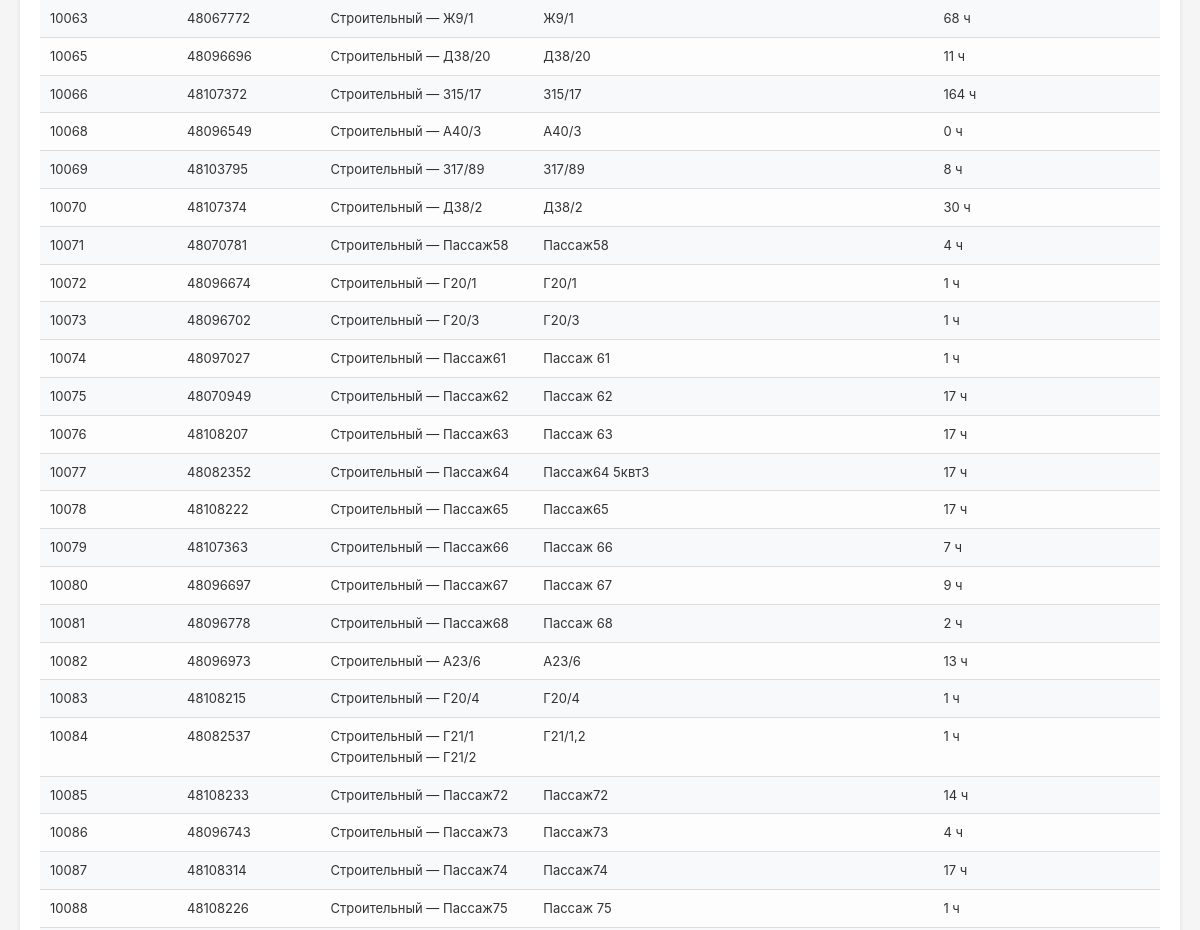
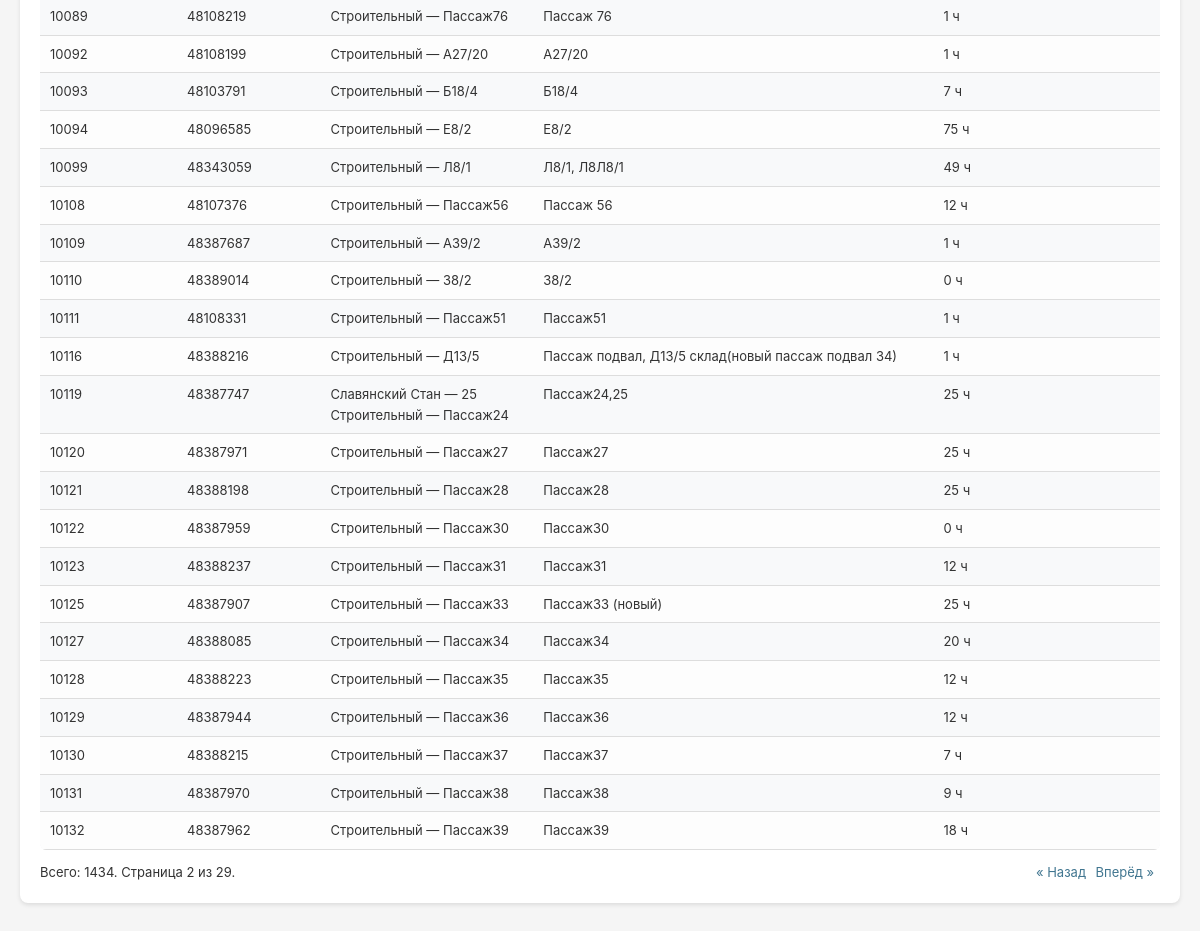
/meters/?page=2 (lower part), run on an earlier commit of the app's database (2 pictures, top to bottom).
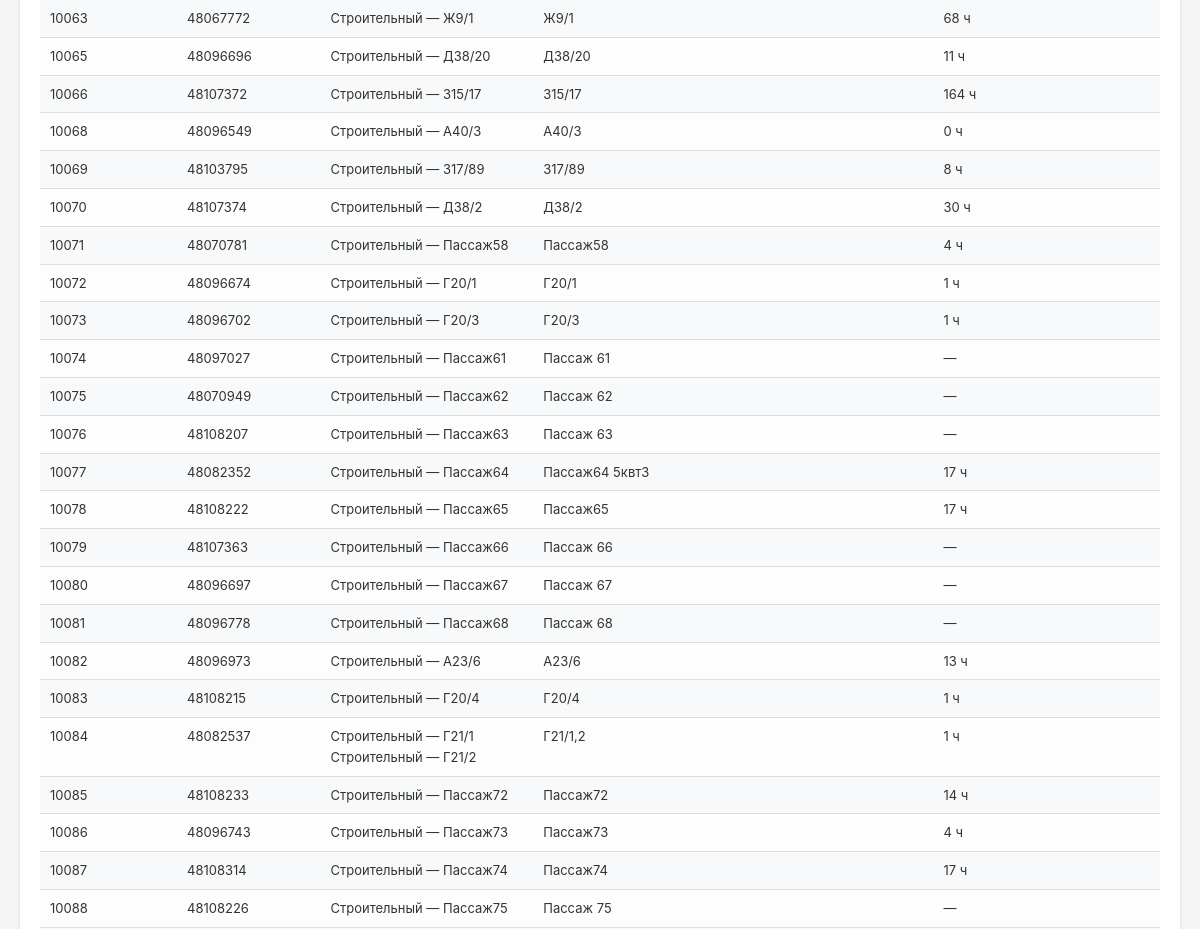
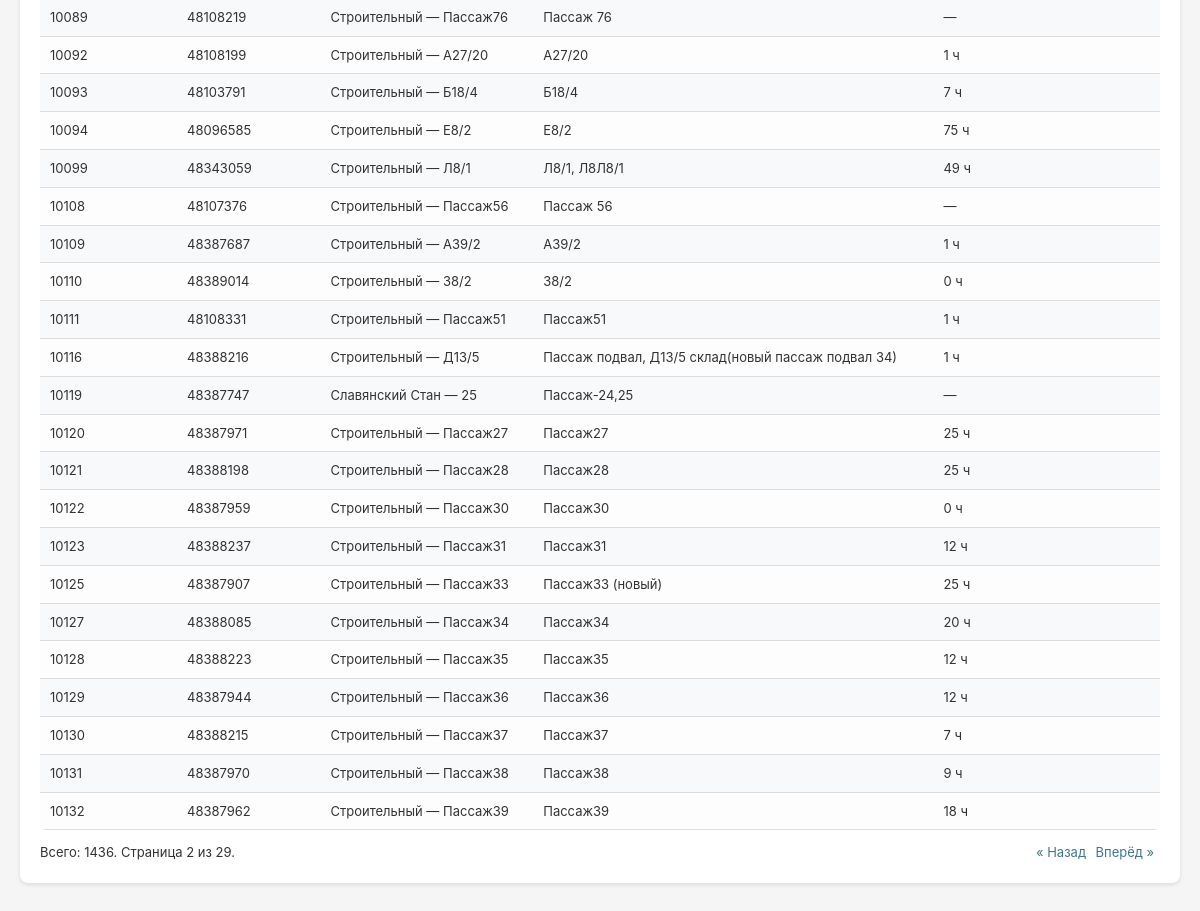
And on a later commit of the database (2 pictures, top to bottom).
### apps/pavilions/models.py (models this page shows, shortened)
class ElectricityMeter(models.Model):
    pavilions = models.ManyToManyField(
        Pavilion,
        verbose_name='Павильоны',
        related_name='electricity_meters',
        blank=True,
        help_text='Павильоны, которые обслуживает этот счетчик'
    )
    electric_shield = models.ForeignKey(
        ElectricShield,
        on_delete=models.SET_NULL,
        null=True,
        blank=True,
        verbose_name='Электрощиток',
        related_name='meters',
        help_text='К какому электрощиту подключён этот счётчик'
    )
    meter_number = models.CharField(
        'Номер счетчика',
        max_length=50,
        db_index=True,
        help_text='Номер по документам'
    )
    serial_number = models.CharField(
        'Серийный номер',
        max_length=100,
        blank=True,
        db_index=True,
        help_text='Серийный номер производителя'
    )
    location = models.CharField(
        'Расположение',
        max_length=200,
        blank=True,
        help_text='Где установлен счетчик'
    )
    last_verified_hours_ago = models.IntegerField(
        'Часов с последней проверки',
        null=True,
        blank=True,
        help_text='Сколько часов прошло с последней проверки'
    )
    comment = models.TextField('Примечания', blank=True)
    created_at = models.DateTimeField('Дата создания записи', auto_now_add=True)
    updated_at = models.DateTimeField('Дата обновления', auto_now=True)
    class Meta:
        verbose_name = 'Счетчик электроэнергии'
        verbose_name_plural = 'Счетчики электроэнергии'
        ordering = ['meter_number']
        constraints = [
            models.UniqueConstraint(
                fields=['meter_number'],
                name='unique_meter_number'
            ),
        ]

class Pavilion(models.Model):
    name = models.CharField('Название павильона', max_length=200)
    building = models.ForeignKey(
        Building,
        on_delete=models.PROTECT,
        verbose_name='Здание/Рынок/Территория',
        related_name='pavilions'
    )
    row = models.CharField('Ряд', max_length=100, blank=True)
    area = models.DecimalField(
        'Площадь (кв.м.)',
        max_digits=8,
        decimal_places=2,
        default=45.00,
        validators=[MinValueValidator(0)]
    )
    STATUS_CHOICES = [
        ('free', 'Свободен'),
        ('rented', 'Арендован'),
        ('reserved', 'Забронирован'),
        ('repair', 'На ремонте'),
    ]
    status = models.CharField(
        'Статус',
        max_length=20,
        choices=STATUS_CHOICES,
        default='free'
    )
    contract = models.ForeignKey(
        Contract,
        on_delete=models.SET_NULL,
        null=True,
        blank=True,
        verbose_name='Договор аренды'
    )
    tenant = models.ForeignKey(
        Tenant,
        on_delete=models.SET_NULL,
        null=True,
        blank=True,
        verbose_name='Арендатор',
        related_name='pavilion'
    )
    product_categories = models.ManyToManyField(
        ProductCategory,
        verbose_name='Категории товаров',
        blank=True
    )
    comment = models.TextField('Комментарий', blank=True)
    created_at = models.DateTimeField('Дата создания', auto_now_add=True)
    updated_at = models.DateTimeField('Дата обновления', auto_now=True)
    class Meta:
        verbose_name = 'Павильон'
        verbose_name_plural = 'Павильоны'
        ordering = ['building', 'row', 'name']
        constraints = [
            models.UniqueConstraint(
                fields=['building', 'name'],
                name='unique_pavilion_per_building'
            )
        ]
    TAG_CHOICES = [
        ('2_etazha', '2 этажа'),
        ('3_etazha', '3 этажа'),
        ('4_etazha', '4+ этажа'),
        ('krysha_novaya', 'Крыша новая'),
        ('krysha_horoshee', 'Крыша хорошее'),
        ('krysha_remont', 'Крыша требует ремонта'),
        ('gaz_est', 'Газ есть'),
        ('gaz_net', 'Газа нет'),
        ('voda_est', 'Вода есть'),
        ('voda_net', 'Воды нет'),
        ('otoplenie_central', 'Отопление центральное'),
        ('otoplenie_avtonom', 'Отопление автономное'),
        ('otoplenie_net', 'Отопления нет'),
        ('ventilacia_est', 'Вентиляция есть'),
        ('ventilacia_net', 'Вентиляции нет'),
        ('signalizacia_est', 'Сигнализация есть'),
        ('signalizacia_net', 'Сигнализации нет'),
        ('rampa_est', 'Погрузочная рампа'),
        ('vitrina_est', 'Витрина'),
        ('otdelny_vhod', 'Отдельный вход'),
        ('parkovka', 'Парковка рядом'),
    ]
    tags = models.JSONField(
        'Теги павильона',
        default=list,
        blank=True,
        help_text='Дополнительные характеристики павильона'
    )

class Building(models.Model):
    name = models.CharField(
        'Название здания/рынка/территории',
        max_length=200,
        unique=True
    )
    address = models.TextField('Адрес', blank=True)
    created_at = models.DateTimeField('Дата создания', auto_now_add=True)
    class Meta:
        verbose_name = 'Здание/Рынок/Территория'
        verbose_name_plural = 'Здания/Рынки/Территории'
        ordering = ['name']

### apps/dashboard/views.py (the view)
# urls.py: path('meters/', MeterListView.as_view(), name='meters_list'),
class MeterListView(ListView):
    model = ElectricityMeter
    template_name = 'dashboard/meters_list.html'
    context_object_name = 'meters'
    paginate_by = 50
    def get_queryset(self):
        qs = ElectricityMeter.objects.select_related().prefetch_related('pavilions')
        building_id = self.request.GET.get('building') or ''
        without_communication = self.request.GET.get('without_communication') or ''
        search = self.request.GET.get('q') or ''
        self._building_id = building_id
        self._without_communication = without_communication
        self._search = search
        if building_id:
            qs = qs.filter(pavilions__building_id=building_id)
        if without_communication == 'yes':
            qs = qs.filter(
                Q(last_verified_hours_ago__gt=720) | Q(last_verified_hours_ago__isnull=True)
            )
        if search:
            qs = qs.filter(
                Q(meter_number__icontains=search) |
                Q(serial_number__icontains=search)
            )
        return qs.order_by('meter_number')
    def get_context_data(self, **kwargs):
        context = super().get_context_data(**kwargs)
        querydict = self.request.GET.copy()
        if 'page' in querydict:
            querydict.pop('page')
        context['querystring'] = querydict.urlencode()
        context.update({
            'buildings': Building.objects.order_by('name'),
            'current_building_id': getattr(self, '_building_id', ''),
            'current_without_communication': getattr(self, '_without_communication', ''),
            'current_search': getattr(self, '_search', ''),
        })
        return context

### apps/dashboard/templates/dashboard/meters_list.html (shortened to what this page needs)
<!DOCTYPE html>
<html lang="ru">
<head>
</head>
<body>
    <div class="container">
        <div class="section">
            <table class="table">
                <tbody>
                    {% for meter in meters %}
                    <tr>
                        <td>{{ meter.meter_number }}</td>
                        <td>{{ meter.serial_number|default:"—" }}</td>
                        <td>
                            {% with p_list=meter.pavilions.all %}
                                {% if p_list %}
                                    {% for p in p_list|slice:":3" %}
                                        {{ p.building.name }} — {{ p.name }}{% if not forloop.last %}<br>{% endif %}
                                    {% endfor %}
                                {% else %}
                                    —
                                {% endif %}
                            {% endwith %}
                        </td>
                        <td>{{ meter.location|default:"—" }}</td>
                        <td>
                            {% if meter.last_verified_hours_ago is not None %}
                                {{ meter.last_verified_hours_ago }} ч
                            {% else %}
                                —
                            {% endif %}
                        </td>
                    </tr>
                    {% empty %}
                    <tr>
                        <td colspan="5">Счётчики не найдены.</td>
                    </tr>
                    {% endfor %}
                </tbody>
            </table>
            <div class="pagination">
                <div>
                    Всего: {{ page_obj.paginator.count }}.
                    Страница {{ page_obj.number }} из {{ page_obj.paginator.num_pages }}.
                </div>
                <div class="pagination-links">
                    {% if page_obj.has_previous %}
                        <a href="?{% if querystring %}{{ querystring }}&amp;{% endif %}page={{ page_obj.previous_page_number }}">« Назад</a>
                    {% endif %}
                    {% if page_obj.has_next %}
                        <a href="?{% if querystring %}{{ querystring }}&amp;{% endif %}page={{ page_obj.next_page_number }}">Вперёд »</a>
                    {% endif %}
                </div>
            </div>
        </div>
    </div>
</body>
</html>

### apps/dashboard/templates/dashboard/meters_list.html (style rules this page uses)
* { margin: 0; padding: 0; box-sizing: border-box; }
body { font-family: -apple-system, BlinkMacSystemFont, 'Segoe UI', Roboto, 'Helvetica Neue', Arial, sans-serif; background: #f5f5f5; color: #333; line-height: 1.6; padding: 20px; }
.container { max-width: 1400px; margin: 0 auto; }
.section { background: white; padding: 20px; border-radius: 8px; box-shadow: 0 2px 4px rgba(0,0,0,0.1); margin-bottom: 20px; }
.table { width: 100%; border-collapse: collapse; margin-top: 10px; background: #f8f9fa; border-radius: 6px; overflow: hidden; }
.table th, .table td { padding: 8px 10px; font-size: 13px; border-bottom: 1px solid #ddd; text-align: left; vertical-align: top; }
.table tbody tr:nth-child(even) { background: #fdfdfd; }
.pagination { margin-top: 12px; display: flex; justify-content: space-between; align-items: center; flex-wrap: wrap; gap: 8px; font-size: 13px; }
.pagination-links a { margin-right: 6px; text-decoration: none; color: #417690; }

What changed in the data, as far as the page shows it:
changed ElectricityMeter "Пассаж 61": last_verified_hours_ago "1" → (not shown); last_verified_hours_ago "ч" → "—"
changed ElectricityMeter "Пассаж 62": last_verified_hours_ago "17" → (not shown); last_verified_hours_ago "ч" → "—"
changed ElectricityMeter "Пассаж 63": last_verified_hours_ago "17" → (not shown); last_verified_hours_ago "ч" → "—"
changed ElectricityMeter "Пассаж 66": last_verified_hours_ago "7" → (not shown); last_verified_hours_ago "ч" → "—"
changed ElectricityMeter "Пассаж 67": last_verified_hours_ago "9" → (not shown); last_verified_hours_ago "ч" → "—"
changed ElectricityMeter "Пассаж 68": last_verified_hours_ago "2" → (not shown); last_verified_hours_ago "ч" → "—"
changed ElectricityMeter "Пассаж 75": last_verified_hours_ago "1" → (not shown); last_verified_hours_ago "ч" → "—"
changed ElectricityMeter "Пассаж 76": last_verified_hours_ago "1" → (not shown); last_verified_hours_ago "ч" → "—"
changed ElectricityMeter "Пассаж 56": last_verified_hours_ago "12" → (not shown); last_verified_hours_ago "ч" → "—"
changed ElectricityMeter: loses Pavilion (building.name "Строительный", name "Пассаж24"); location "Пассаж24,25" → "Пассаж-24,25"; last_verified_hours_ago "25" → (not shown); last_verified_hours_ago "ч" → "—"
Also different on the page:
{{ page_obj.paginator.count }}: "1434" → "1436"
